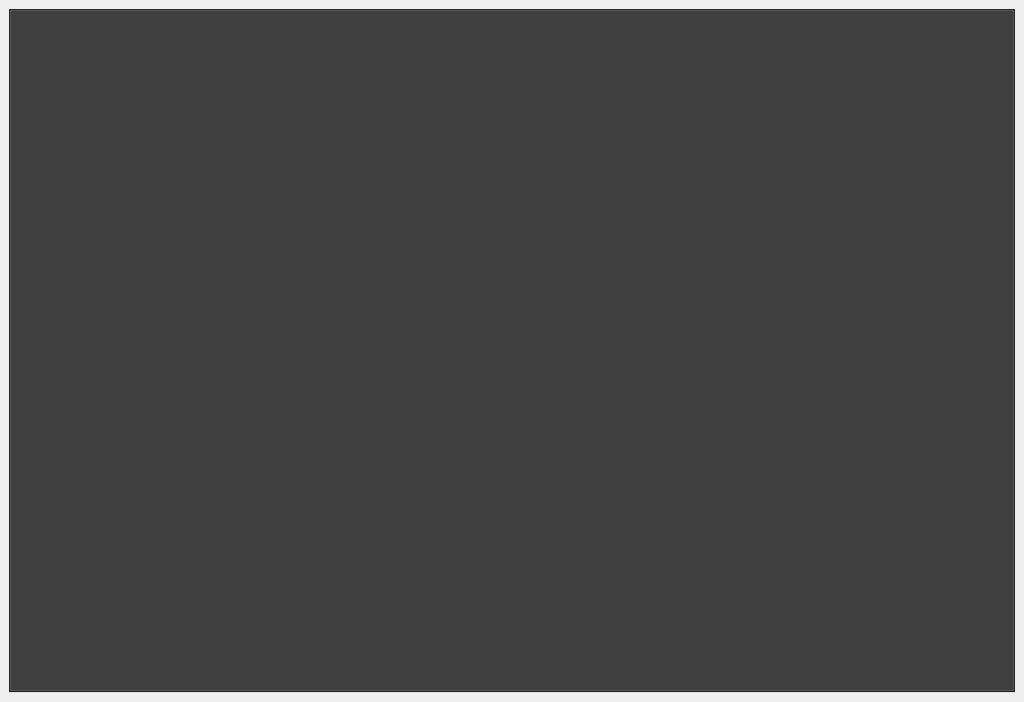
<?xml version="1.0" encoding="UTF-8"?>
<ui version="4.0">
 <class>MainWindow</class>
 <widget class="QMainWindow" name="MainWindow">
  <property name="enabled">
   <bool>true</bool>
  </property>
  <property name="geometry">
   <rect>
    <x>0</x>
    <y>0</y>
    <width>1024</width>
    <height>702</height>
   </rect>
  </property>
  <property name="sizePolicy">
   <sizepolicy hsizetype="Preferred" vsizetype="Preferred">
    <horstretch>0</horstretch>
    <verstretch>0</verstretch>
   </sizepolicy>
  </property>
  <property name="minimumSize">
   <size>
    <width>1024</width>
    <height>600</height>
   </size>
  </property>
  <property name="windowTitle">
   <string>ArcherBC</string>
  </property>
  <property name="windowIcon">
   <iconset>
    <normaloff>.rsrc/Icon.ico</normaloff>.rsrc/Icon.ico</iconset>
  </property>
  <property name="styleSheet">
   <string notr="true"/>
  </property>
  <property name="locale">
   <locale language="English" country="UnitedStates"/>
  </property>
  <property name="tabShape">
   <enum>QTabWidget::Rounded</enum>
  </property>
  <property name="dockNestingEnabled">
   <bool>false</bool>
  </property>
  <property name="dockOptions">
   <set>QMainWindow::AllowTabbedDocks|QMainWindow::AnimatedDocks</set>
  </property>
  <widget class="QWidget" name="centralwidget">
   <property name="sizePolicy">
    <sizepolicy hsizetype="Expanding" vsizetype="Expanding">
     <horstretch>0</horstretch>
     <verstretch>0</verstretch>
    </sizepolicy>
   </property>
   <property name="minimumSize">
    <size>
     <width>0</width>
     <height>680</height>
    </size>
   </property>
   <layout class="QGridLayout" name="gridLayout">
    <property name="bottomMargin">
     <number>9</number>
    </property>
    <item row="0" column="0">
     <widget class="QTabWidget" name="tabWidget">
      <property name="sizePolicy">
       <sizepolicy hsizetype="Preferred" vsizetype="Preferred">
        <horstretch>0</horstretch>
        <verstretch>0</verstretch>
       </sizepolicy>
      </property>
      <property name="minimumSize">
       <size>
        <width>1000</width>
        <height>0</height>
       </size>
      </property>
      <property name="sizeIncrement">
       <size>
        <width>0</width>
        <height>0</height>
       </size>
      </property>
      <property name="baseSize">
       <size>
        <width>15</width>
        <height>15</height>
       </size>
      </property>
      <property name="palette">
       <palette>
        <active>
         <colorrole role="WindowText">
          <brush brushstyle="SolidPattern">
           <color alpha="255">
            <red>255</red>
            <green>255</green>
            <blue>255</blue>
           </color>
          </brush>
         </colorrole>
         <colorrole role="Button">
          <brush brushstyle="SolidPattern">
           <color alpha="255">
            <red>51</red>
            <green>51</green>
            <blue>51</blue>
           </color>
          </brush>
         </colorrole>
         <colorrole role="Text">
          <brush brushstyle="SolidPattern">
           <color alpha="255">
            <red>255</red>
            <green>255</green>
            <blue>255</blue>
           </color>
          </brush>
         </colorrole>
         <colorrole role="ButtonText">
          <brush brushstyle="SolidPattern">
           <color alpha="255">
            <red>255</red>
            <green>255</green>
            <blue>255</blue>
           </color>
          </brush>
         </colorrole>
         <colorrole role="Base">
          <brush brushstyle="SolidPattern">
           <color alpha="255">
            <red>51</red>
            <green>51</green>
            <blue>51</blue>
           </color>
          </brush>
         </colorrole>
         <colorrole role="Window">
          <brush brushstyle="SolidPattern">
           <color alpha="255">
            <red>51</red>
            <green>51</green>
            <blue>51</blue>
           </color>
          </brush>
         </colorrole>
        </active>
        <inactive>
         <colorrole role="WindowText">
          <brush brushstyle="SolidPattern">
           <color alpha="255">
            <red>255</red>
            <green>255</green>
            <blue>255</blue>
           </color>
          </brush>
         </colorrole>
         <colorrole role="Button">
          <brush brushstyle="SolidPattern">
           <color alpha="255">
            <red>51</red>
            <green>51</green>
            <blue>51</blue>
           </color>
          </brush>
         </colorrole>
         <colorrole role="Text">
          <brush brushstyle="SolidPattern">
           <color alpha="255">
            <red>255</red>
            <green>255</green>
            <blue>255</blue>
           </color>
          </brush>
         </colorrole>
         <colorrole role="ButtonText">
          <brush brushstyle="SolidPattern">
           <color alpha="255">
            <red>255</red>
            <green>255</green>
            <blue>255</blue>
           </color>
          </brush>
         </colorrole>
         <colorrole role="Base">
          <brush brushstyle="SolidPattern">
           <color alpha="255">
            <red>51</red>
            <green>51</green>
            <blue>51</blue>
           </color>
          </brush>
         </colorrole>
         <colorrole role="Window">
          <brush brushstyle="SolidPattern">
           <color alpha="255">
            <red>51</red>
            <green>51</green>
            <blue>51</blue>
           </color>
          </brush>
         </colorrole>
        </inactive>
        <disabled>
         <colorrole role="WindowText">
          <brush brushstyle="SolidPattern">
           <color alpha="255">
            <red>255</red>
            <green>255</green>
            <blue>255</blue>
           </color>
          </brush>
         </colorrole>
         <colorrole role="Button">
          <brush brushstyle="SolidPattern">
           <color alpha="255">
            <red>51</red>
            <green>51</green>
            <blue>51</blue>
           </color>
          </brush>
         </colorrole>
         <colorrole role="Text">
          <brush brushstyle="SolidPattern">
           <color alpha="255">
            <red>255</red>
            <green>255</green>
            <blue>255</blue>
           </color>
          </brush>
         </colorrole>
         <colorrole role="ButtonText">
          <brush brushstyle="SolidPattern">
           <color alpha="255">
            <red>255</red>
            <green>255</green>
            <blue>255</blue>
           </color>
          </brush>
         </colorrole>
         <colorrole role="Base">
          <brush brushstyle="SolidPattern">
           <color alpha="255">
            <red>51</red>
            <green>51</green>
            <blue>51</blue>
           </color>
          </brush>
         </colorrole>
         <colorrole role="Window">
          <brush brushstyle="SolidPattern">
           <color alpha="255">
            <red>51</red>
            <green>51</green>
            <blue>51</blue>
           </color>
          </brush>
         </colorrole>
        </disabled>
       </palette>
      </property>
      <property name="font">
       <font>
        <pointsize>12</pointsize>
        <weight>50</weight>
        <bold>false</bold>
        <strikeout>false</strikeout>
        <kerning>true</kerning>
       </font>
      </property>
      <property name="focusPolicy">
       <enum>Qt::TabFocus</enum>
      </property>
      <property name="autoFillBackground">
       <bool>false</bool>
      </property>
      <property name="styleSheet">
       <string notr="true"/>
      </property>
      <property name="tabPosition">
       <enum>QTabWidget::North</enum>
      </property>
      <property name="tabShape">
       <enum>QTabWidget::Rounded</enum>
      </property>
      <property name="currentIndex">
       <number>-1</number>
      </property>
      <property name="usesScrollButtons">
       <bool>false</bool>
      </property>
      <property name="documentMode">
       <bool>false</bool>
      </property>
      <property name="movable">
       <bool>false</bool>
      </property>
      <property name="tabBarAutoHide">
       <bool>false</bool>
      </property>
     </widget>
    </item>
   </layout>
  </widget>
 </widget>
 <resources/>
 <connections/>
</ui>
